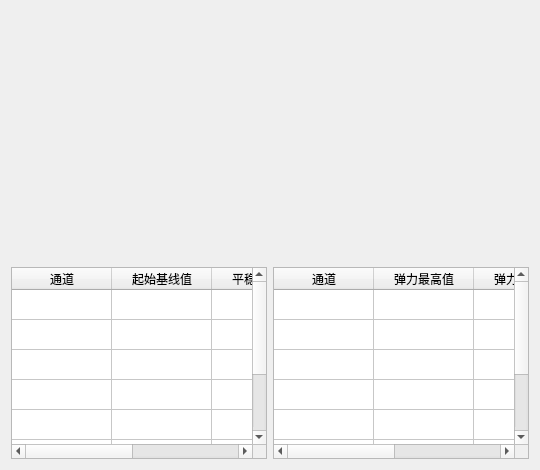
      <widget class="QWidget" name="tab_2">
       <attribute name="title">
        <string>基线调试</string>
       </attribute>
       <layout class="QGridLayout" name="gridLayout_22">
        <item row="0" column="0" colspan="2">
         <widget class="Plot" name="BaseandElasticPlot">
          <property name="minimumSize">
           <size>
            <width>0</width>
            <height>250</height>
           </size>
          </property>
          <property name="maximumSize">
           <size>
            <width>16777215</width>
            <height>250</height>
           </size>
          </property>
         </widget>
        </item>
        <item row="1" column="0">
         <widget class="QTableWidget" name="baseAdjtableWidget">
          <property name="rowCount">
           <number>8</number>
          </property>
          <attribute name="verticalHeaderVisible">
           <bool>false</bool>
          </attribute>
          <row>
           <property name="text">
            <string>1</string>
           </property>
          </row>
          <row>
           <property name="text">
            <string>2</string>
           </property>
          </row>
          <row>
           <property name="text">
            <string>3</string>
           </property>
          </row>
          <row>
           <property name="text">
            <string>4</string>
           </property>
          </row>
          <row/>
          <row/>
          <row/>
          <row/>
          <column>
           <property name="text">
            <string>通道</string>
           </property>
          </column>
          <column>
           <property name="text">
            <string>起始基线值</string>
           </property>
          </column>
          <column>
           <property name="text">
            <string>平稳基线值</string>
           </property>
          </column>
          <column>
           <property name="text">
            <string>平稳时间</string>
           </property>
          </column>
         </widget>
        </item>
        <item row="1" column="1">
         <widget class="QTableWidget" name="elastictableWidget">
          <property name="rowCount">
           <number>8</number>
          </property>
          <attribute name="verticalHeaderVisible">
           <bool>false</bool>
          </attribute>
          <row>
           <property name="text">
            <string>1</string>
           </property>
          </row>
          <row>
           <property name="text">
            <string>2</string>
           </property>
          </row>
          <row>
           <property name="text">
            <string>3</string>
           </property>
          </row>
          <row>
           <property name="text">
            <string>4</string>
           </property>
          </row>
          <row/>
          <row/>
          <row/>
          <row/>
          <column>
           <property name="text">
            <string>通道</string>
           </property>
          </column>
          <column>
           <property name="text">
            <string>弹力最高值</string>
           </property>
          </column>
          <column>
           <property name="text">
            <string>弹力最低值</string>
           </property>
          </column>
          <column>
           <property name="text">
            <string>弹力差值</string>
           </property>
          </column>
         </widget>
        </item>
       </layout>
      </widget>
